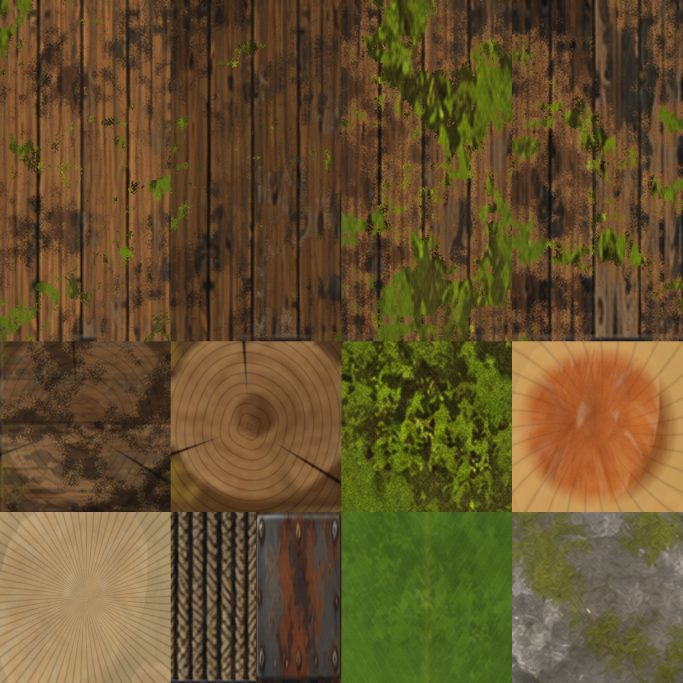
#> input picture Cozy_Broken_Bridge_GLB/texture_sources/Previous_composited_atlas.png, 2048 x 2048 px (shown at 1/3 size)
$ python compose_textures.py
#> lines starting #> are read from the running program, lines starting #| are printed output that depends on the picture
"""Recompose the supplied texture source atlas and derive approximate surface maps.
Run with Python 3.10+, Pillow, NumPy and SciPy. Not a high-poly normal/AO bake.
"""
from pathlib import Path
import json
import numpy as np
from PIL import Image, ImageEnhance, ImageFilter
from scipy.ndimage import gaussian_filter
ROOT=Path(__file__).resolve().parents[1]
TILES={
 'wood_old': [0,0,512,1024], 'wood_clean':[512,0,1024,1024],
 'wood_moss':[1024,0,1536,1024], 'wood_rot':[1536,0,2048,1024],
 'rot_end':[0,1024,512,1536], 'endgrain':[512,1024,1024,1536],
 'moss':[1024,1024,1536,1536], 'cap':[1536,1024,2048,1536],
 'gills':[0,1536,512,2048], 'rope':[512,1536,768,2048],
 'metal':[768,1536,1024,2048], 'leaf':[1024,1536,1536,2048],
 'stone':[1536,1536,2048,2048]}

def compose():
    src=Image.open(ROOT/'texture_sources/Previous_composited_atlas.png').convert('RGB')
#> src is the input picture: PIL image 2048x2048 RGB; mean R, G, B 100.4, 81.3, 45.3
    if src.size!=(2048,2048): src=src.resize((2048,2048),Image.Resampling.LANCZOS)
    base=Image.new('RGB',src.size)
#> base: PIL image 2048x2048 RGB; every value is 0
    normal=np.full((2048,2048,3),(128,128,255),dtype=np.uint8)
    rough=np.full((2048,2048),220,dtype=np.uint8)
    ao=np.full((2048,2048),255,dtype=np.uint8)
    metal=np.zeros((2048,2048),dtype=np.uint8)
    height=np.zeros((2048,2048),dtype=np.uint8)
    for key,(x0,y0,x1,y1) in TILES.items():
        tile=src.crop((x0,y0,x1,y1))
        # Source regions are kept separate so that a material can be repainted.
        tile.save(ROOT/f'texture_sources/{key}_source.png')
        tile=ImageEnhance.Color(tile).enhance(.87 if key.startswith('wood') else .98)
        tile=ImageEnhance.Brightness(tile).enhance(1.13 if key not in ['moss','leaf','gills'] else 1.04)
        tile=ImageEnhance.Contrast(tile).enhance(.94)
        # Eight pixels of duplicated edge padding in every rectangle.
        w,h=tile.size
        inner=tile.crop((6,6,w-6,h-6)).resize((w-16,h-16),Image.Resampling.LANCZOS)
        arr=np.pad(np.asarray(inner),((8,8),(8,8),(0,0)),mode='edge')
        tile=Image.fromarray(arr)
        base.paste(tile,(x0,y0))
        rgb=arr.astype(np.float32)/255
        lum=rgb@np.array([.2126,.7152,.0722])
        lum=gaussian_filter(lum,1.1)
        dy,dx=np.gradient(lum)
        gain=3.5 if key.startswith('wood') else 2.1
        n=np.stack([-dx*gain,-dy*gain,np.ones_like(lum)],axis=-1)
        n/=np.linalg.norm(n,axis=-1,keepdims=True)
        normal[y0:y1,x0:x1]=np.clip((n*.5+.5)*255,0,255).astype(np.uint8)
        r={'moss':.97,'leaf':.84,'cap':.72,'gills':.88,'rope':.94,'metal':.76,'stone':.9}.get(key,.87)
        green=np.clip((rgb[:,:,1]-rgb[:,:,0])*.6,0,.08)
        rough[y0:y1,x0:x1]=np.clip((r+green+(lum-lum.mean())*.12)*255,0,255).astype(np.uint8)
        valley=np.clip(gaussian_filter(lum,5)-lum,0,.3)
        ao[y0:y1,x0:x1]=np.clip((1-valley*.9)*255,215,255).astype(np.uint8)
        height[y0:y1,x0:x1]=np.clip(lum*255,0,255).astype(np.uint8)
        if key=='metal': metal[y0:y1,x0:x1]=((1-rgb[:,:,0])*.35*255).astype(np.uint8)
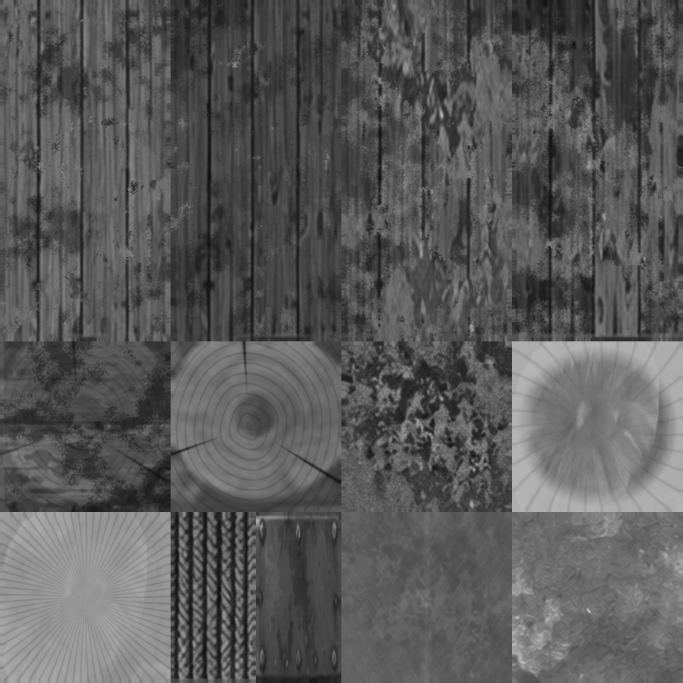
#> height: shape (2048, 2048) (shown at 1/3 size); min 13, max 199, mean 89.9
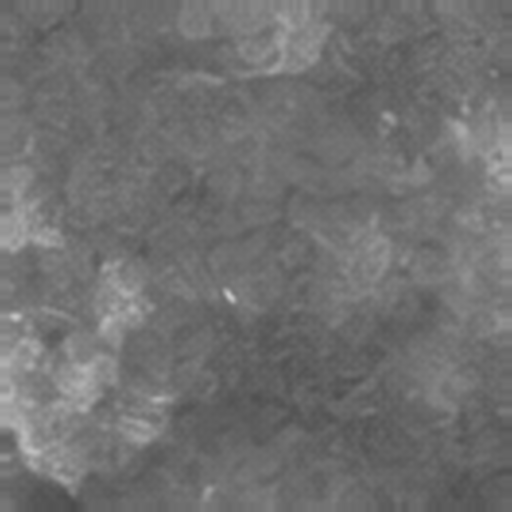
#> lum: shape (512, 512) float64; min 0.3, max 0.784, mean 0.442
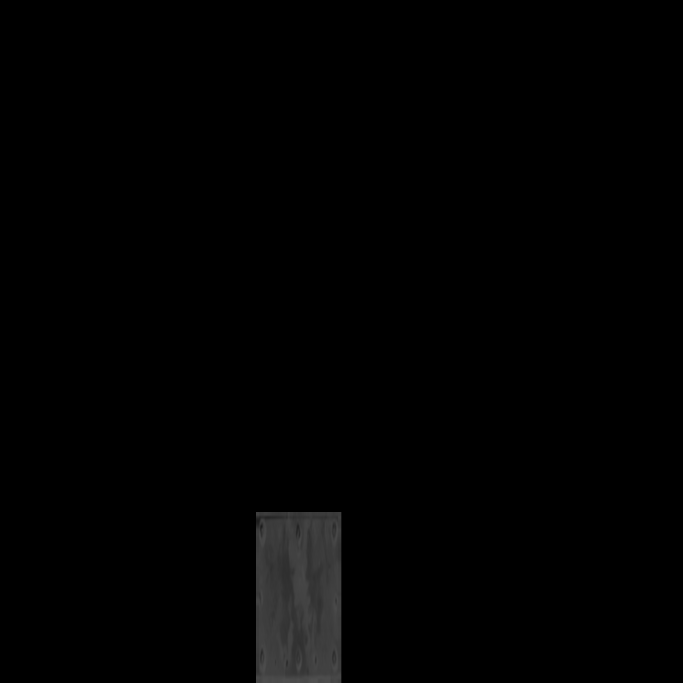
#> metal: shape (2048, 2048) (shown at 1/3 size); min 0, max 81, mean 1.9
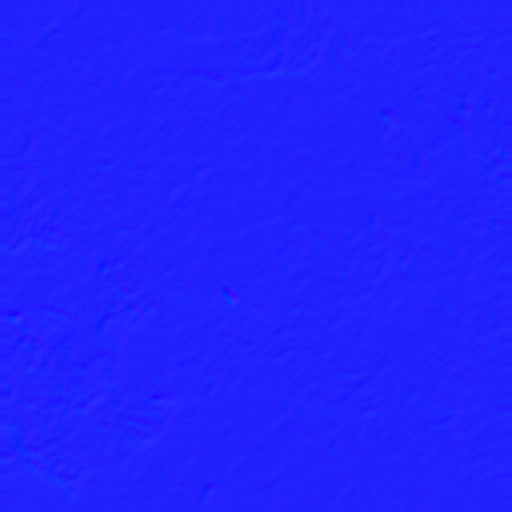
#> n: shape (512, 512, 3) float64; mean R, G, B 0.000132, 0.000197, 1; drawn with min black and max white
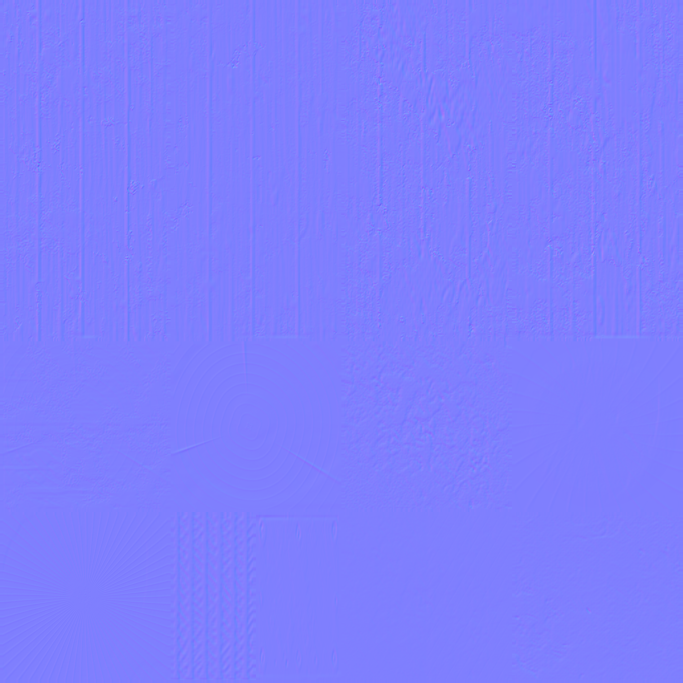
#> normal: shape (2048, 2048, 3) (shown at 1/3 size); mean R, G, B 127, 127, 254
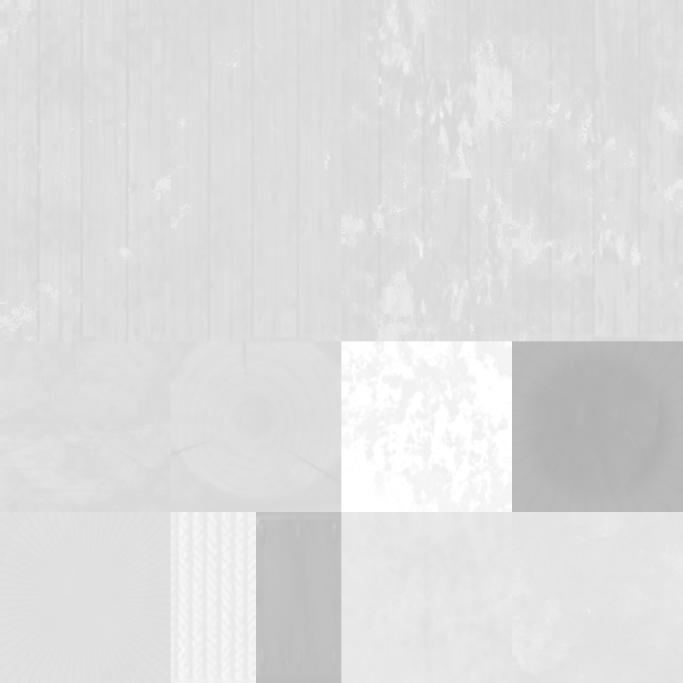
#> rough: shape (2048, 2048) (shown at 1/3 size); min 177, max 255, mean 221.9
    out=ROOT/'textures'; out.mkdir(exist_ok=True)
    base.save(out/'T_BrokenBridge_BaseColor.png')
    Image.fromarray(normal).save(out/'T_BrokenBridge_Normal_GL.png')
    normal_dx=normal.copy(); normal_dx[:,:,1]=255-normal_dx[:,:,1]
    Image.fromarray(normal_dx).save(out/'T_BrokenBridge_Normal_DX.png')
    Image.fromarray(rough).save(out/'T_BrokenBridge_Roughness.png')
    Image.fromarray(ao).save(out/'T_BrokenBridge_AO_Derived.png')
    Image.fromarray(height).save(out/'T_BrokenBridge_Height_Derived.png')
    Image.fromarray(np.stack([ao,rough,metal],axis=-1)).save(out/'T_BrokenBridge_ORM.png')
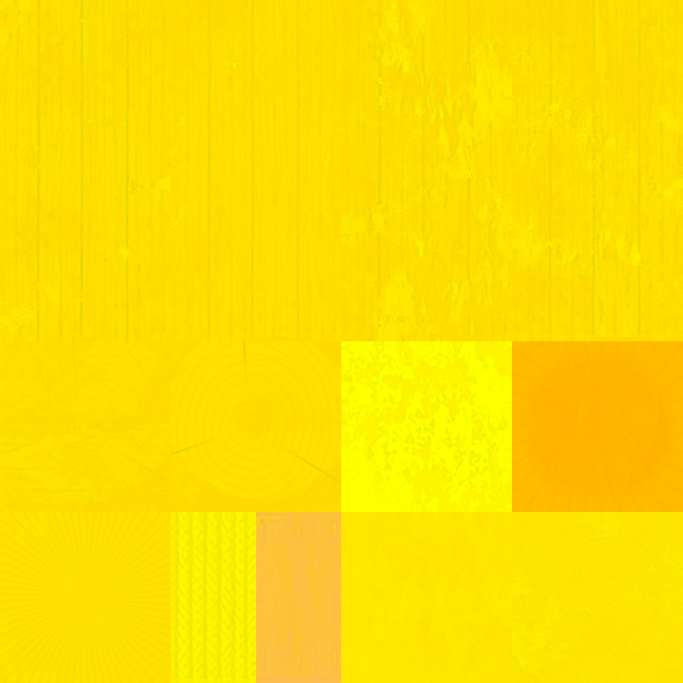
#> saved as T_BrokenBridge_ORM.png: PIL image 2048x2048 RGB (shown at 1/3 size); mean R, G, B 252.7, 221.9, 1.9
    meta={'resolution':[2048,2048],'gutter_pixels':8,'uv_pixel_inset':12,
          'tiles_top_left_pixel_coordinates':TILES,
          'source':'Previous conversation composited atlas, supplied as an attachment. Crops are not newly generated separate AI images.',
          'normal':'Approximate luminance-derived tangent-space detail; GL embedded in glb; DX supplied separately.',
          'AO':'Local texture-derived cavity approximation, not geometry-baked ambient occlusion.',
          'ORM':'R=texture-derived AO; G=roughness; B=metallic'}
    (out/'atlas_layout.json').write_text(json.dumps(meta,indent=2,ensure_ascii=False),encoding='utf-8')
    print('Textures recomposited: 2048x2048, 13 source regions.')
if __name__=='__main__': compose()

$ run again, with Cozy_Broken_Bridge_GLB/texture_sources/leaf_source.png copied over Cozy_Broken_Bridge_GLB/texture_sources/Previous_composited_atlas.png
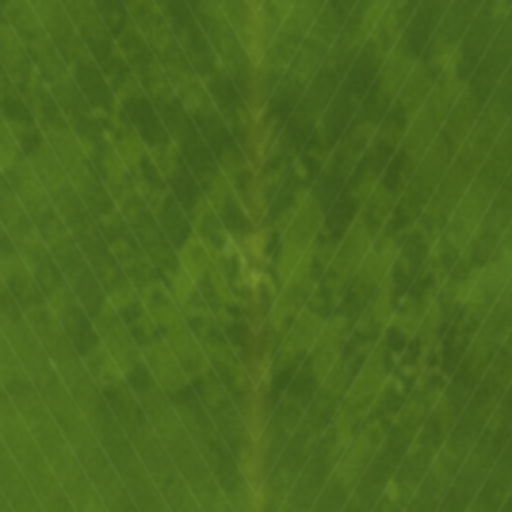
#> input picture Cozy_Broken_Bridge_GLB/texture_sources/leaf_source.png, 512 x 512 px
#> in compose, src is the input picture: PIL image 512x512 RGB; mean R, G, B 73.2, 102.8, 29.9
#> src: PIL image 2048x2048 RGB
#> after the loop in compose, `for key,(x0,y0,x1,y1) in TILES.items():`:
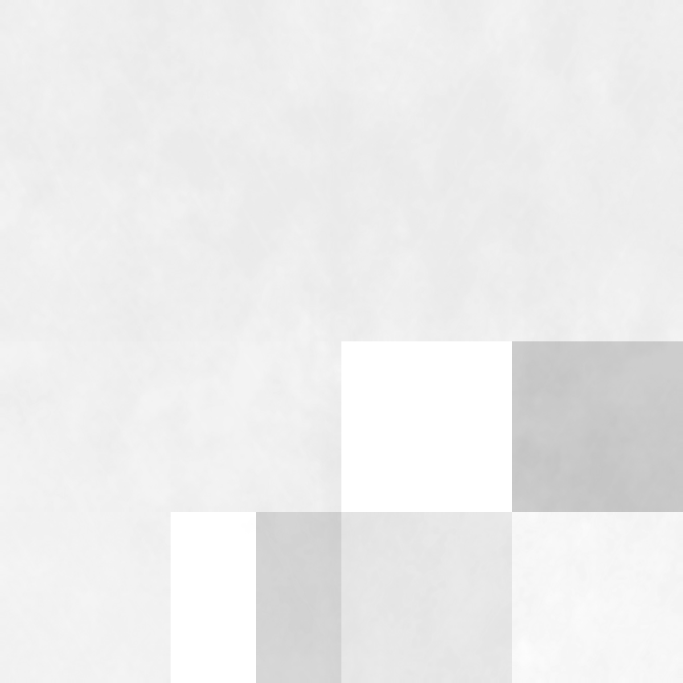
#> rough: shape (2048, 2048) (shown at 1/3 size); min 195, max 255, mean 236.8
#> in compose, `Image.fromarray(np.stack([ao,rough,metal],axis=-1)).save(out/'T_Broken..`:
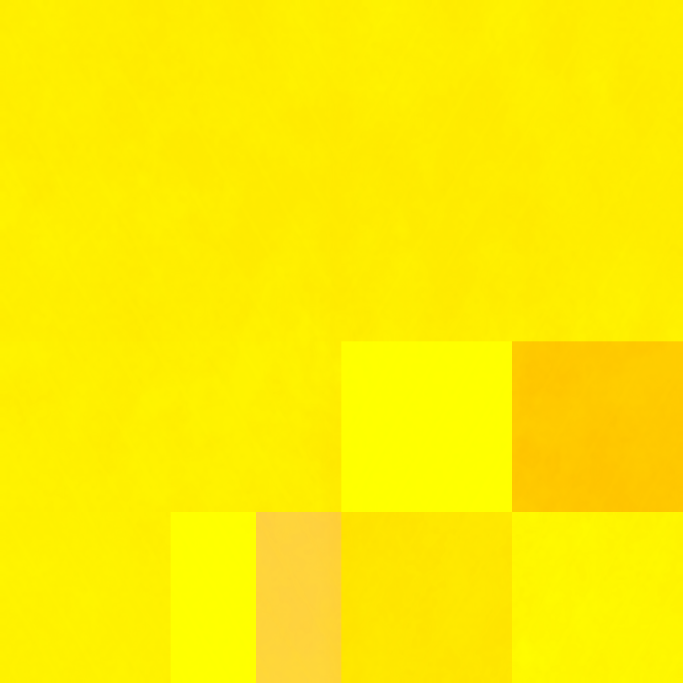
#> saved as T_BrokenBridge_ORM.png: PIL image 2048x2048 RGB (shown at 1/3 size); mean R, G, B 254.4, 236.8, 1.8

$ run again, with Cozy_Broken_Bridge_GLB/texture_sources/metal_source.png copied over Cozy_Broken_Bridge_GLB/texture_sources/Previous_composited_atlas.png
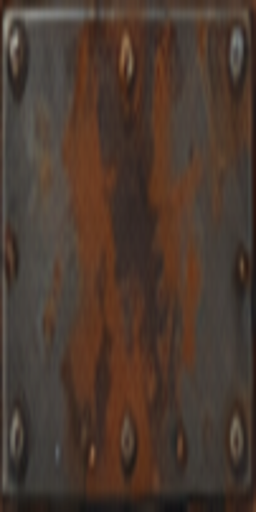
#> input picture Cozy_Broken_Bridge_GLB/texture_sources/metal_source.png, 256 x 512 px
#> in compose, src is the input picture: PIL image 256x512 RGB; mean R, G, B 74.7, 57.6, 47.5
#> src: PIL image 2048x2048 RGB
#> after the loop in compose, `for key,(x0,y0,x1,y1) in TILES.items():`:
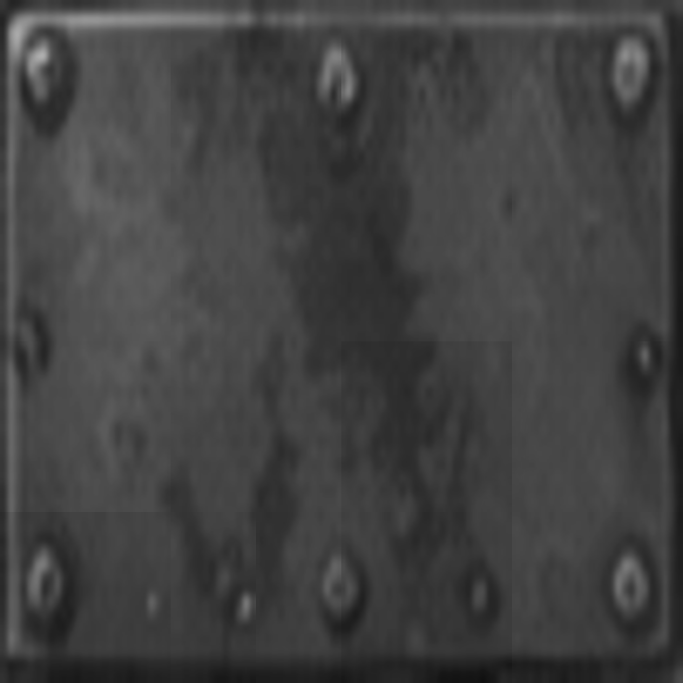
#> height: shape (2048, 2048) (shown at 1/3 size); min 16, max 175, mean 65.7
#> after the loop in compose, `for key,(x0,y0,x1,y1) in TILES.items():`:
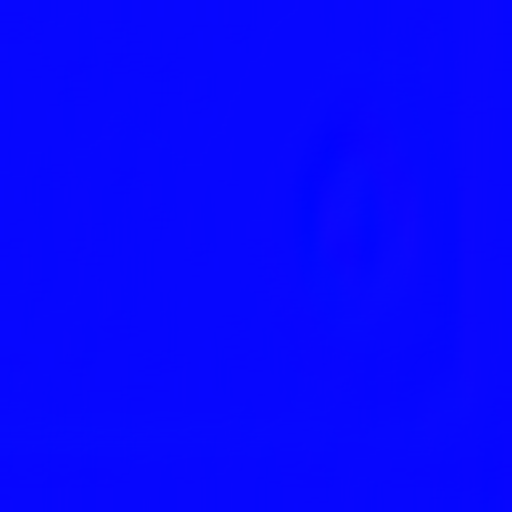
#> n: shape (512, 512, 3) float64; mean R, G, B 0.000402, 0.000431, 1; drawn with min black and max white

$ run again, with Cozy_Broken_Bridge_GLB/texture_sources/moss_source.png copied over Cozy_Broken_Bridge_GLB/texture_sources/Previous_composited_atlas.png
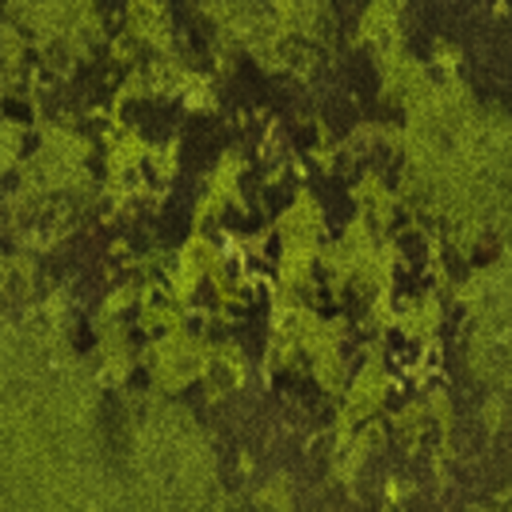
#> input picture Cozy_Broken_Bridge_GLB/texture_sources/moss_source.png, 512 x 512 px
#> in compose, src is the input picture: PIL image 512x512 RGB; mean R, G, B 78, 84.6, 19.6
#> src: PIL image 2048x2048 RGB
#> in compose, `Image.fromarray(np.stack([ao,rough,metal],axis=-1)).save(out/'T_Broken..`:
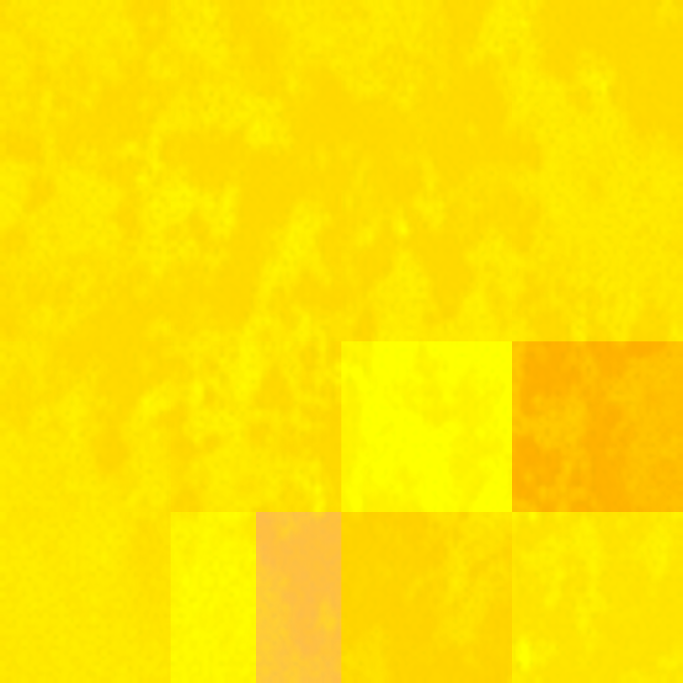
#> saved as T_BrokenBridge_ORM.png: PIL image 2048x2048 RGB (shown at 1/3 size); mean R, G, B 253.9, 224.5, 1.9
